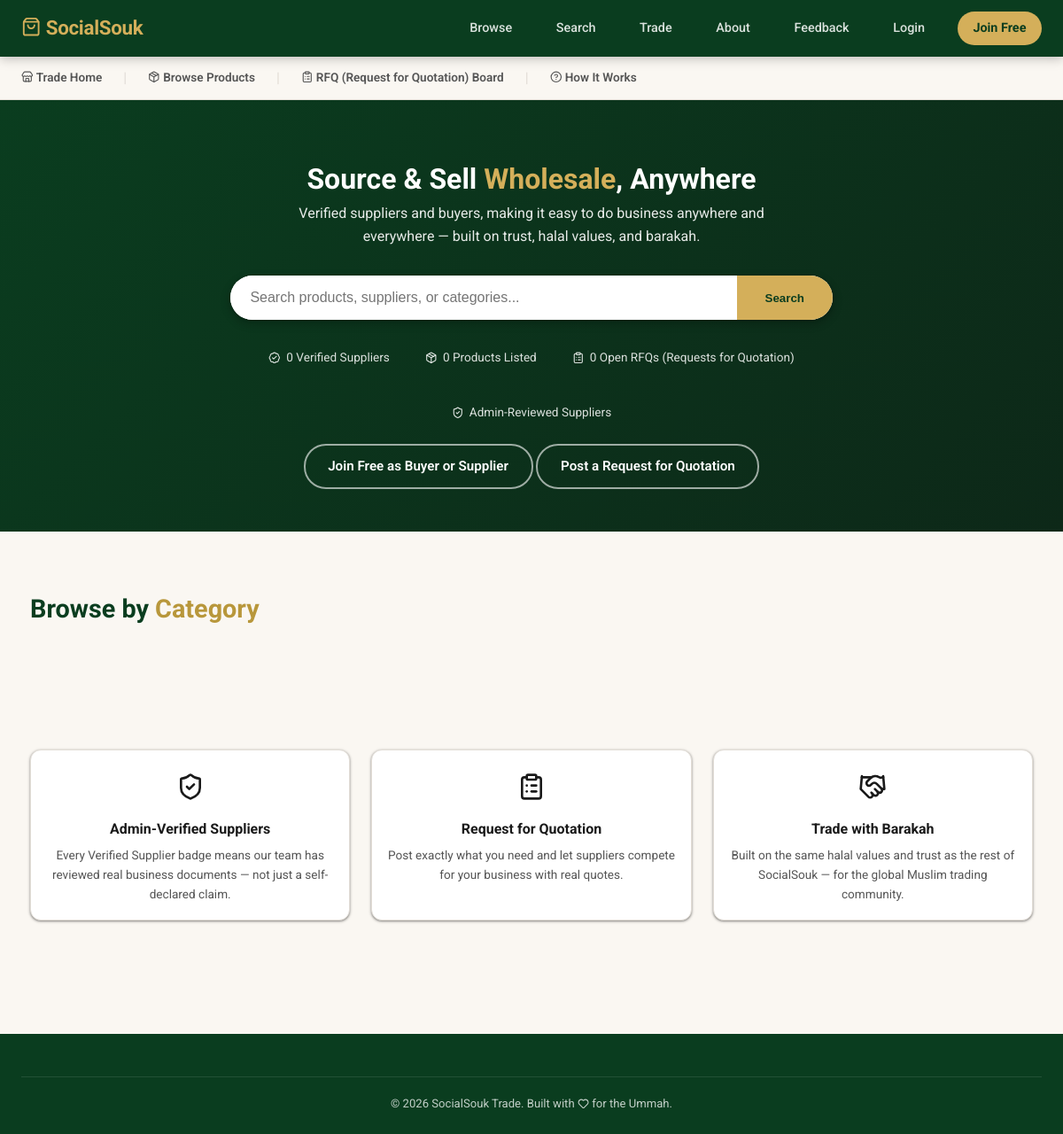
The page /trade.php on the database as committed earlier.
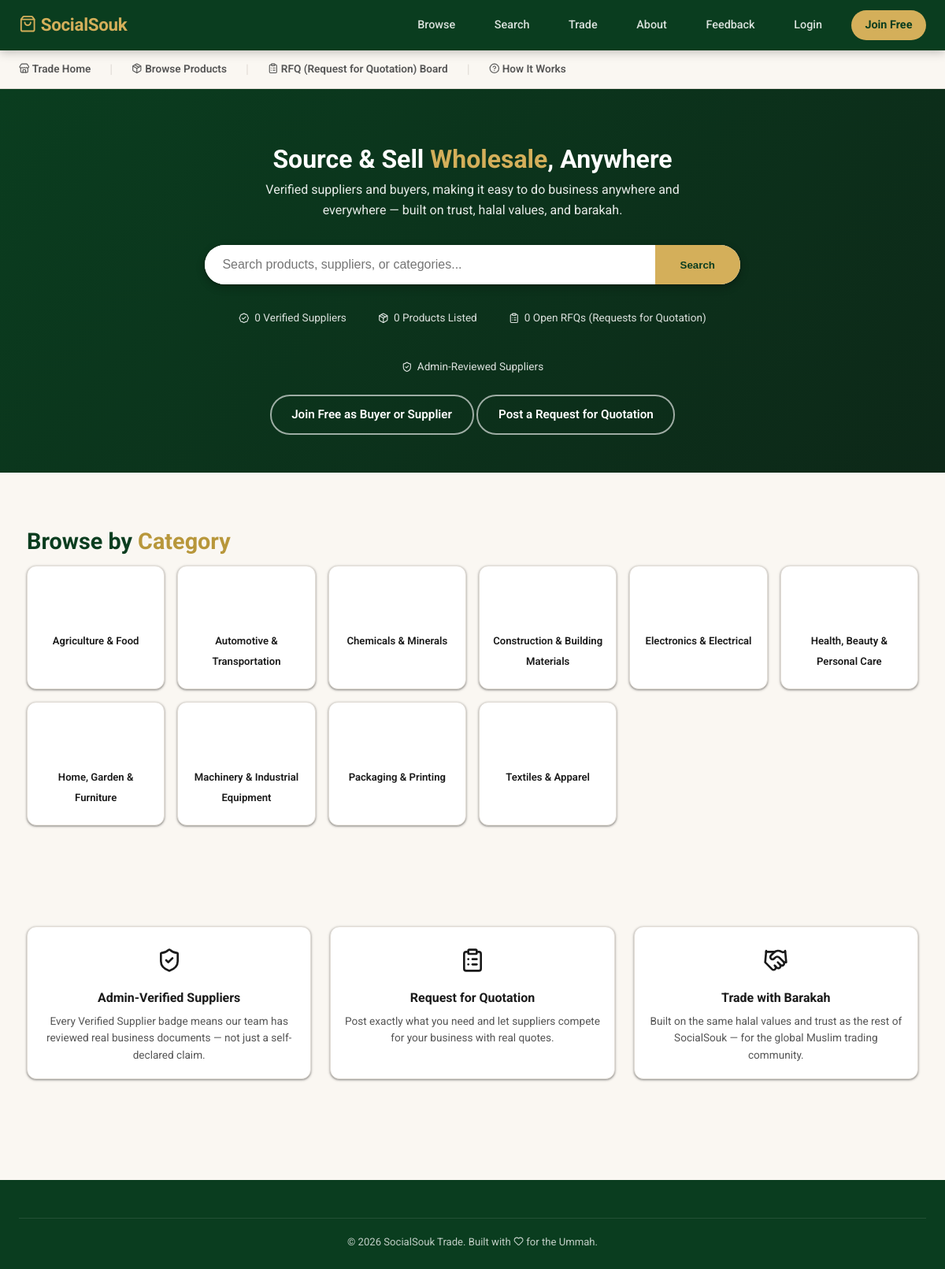
The same page on the database as committed later.
### tables this page shows
CREATE TABLE IF NOT EXISTS b2b_categories (
    id   INT UNSIGNED AUTO_INCREMENT PRIMARY KEY,
    name VARCHAR(150) NOT NULL,
    slug VARCHAR(150) NOT NULL UNIQUE,
    icon VARCHAR(10)
);

### trade.php (the view, shortened to what the changed rows need)
<?php
require_once __DIR__ . '/db.php';
$categories = $pdo->query('SELECT * FROM b2b_categories ORDER BY name')->fetchAll();
$heroBg = siteSetting($pdo, 'trade_hero_bg');
?>
<!DOCTYPE html>
<html lang="en">
<head>
<link rel="stylesheet" href="style.css">
</head>
<body>
<header class="trade-hero" <?php if ($heroBg): ?>style="background-image:linear-gradient(135deg, rgba(10,61,31,.85), rgba(13,40,24,.85)), url('<?= e($heroBg) ?>');background-size:cover;background-position:center"<?php endif; ?>>
    <div class="hero-content">
        <h1>Source & Sell <span style="color:var(--gold)">Wholesale</span>, Anywhere</h1>
    </div>
</header>
<div class="container section">
    <h2 class="section-title">Browse by <span>Category</span></h2>
    <div class="trade-category-grid">
        <?php foreach ($categories as $c): ?>
        <a href="trade-products.php?category=<?= (int) $c['id'] ?>" class="trade-category-tile">
            <span class="icon"><?= catIcon($c['icon']) ?></span>
            <span class="name"><?= e($c['name']) ?></span>
        </a>
        <?php endforeach; ?>
    </div>
</div>
</body>
</html>

Rows that differ between the two databases and show on the page:
added b2b_categories: name "Agriculture & Food"
added b2b_categories: name "Automotive & Transportation"
added b2b_categories: name "Chemicals & Minerals"
added b2b_categories: name "Construction & Building Materials"
added b2b_categories: name "Electronics & Electrical"
added b2b_categories: name "Health, Beauty & Personal Care"
added b2b_categories: name "Home, Garden & Furniture"
added b2b_categories: name "Machinery & Industrial Equipment"
added b2b_categories: name "Packaging & Printing"
added b2b_categories: name "Textiles & Apparel"
